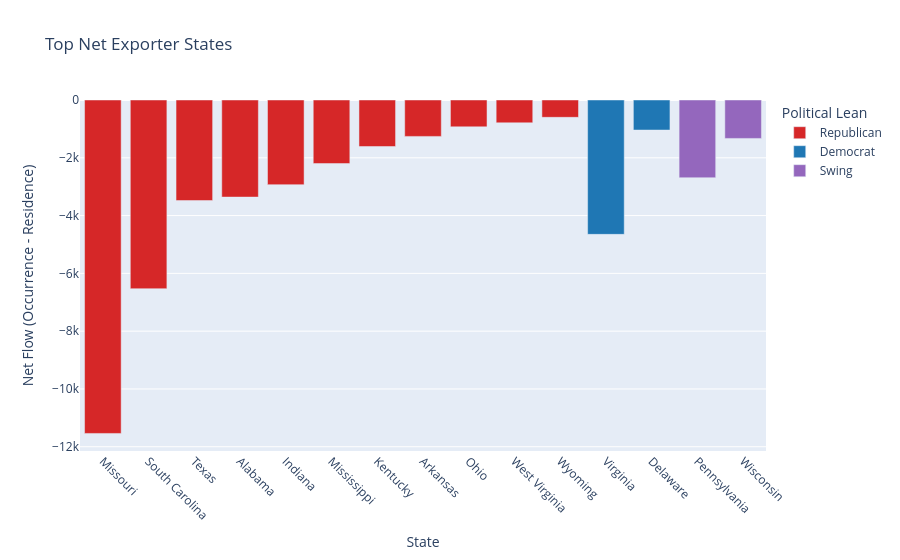

The notebook cell saved with this chart:
### Code cell
exporters = df.sort_values("net_flow").head(15)

fig = px.bar(
    exporters,
    x="U.S. State",
    y="net_flow",
    color="political_lean",
    color_discrete_map=color_map,
    title="Top Net Exporter States",
    labels={
        "U.S. State": "State",
        "net_flow": "Net Flow (Occurrence - Residence)",
        "political_lean": "Political Lean"
    }
)

fig.update_layout(xaxis=dict(tickangle=45))
fig.show()

### Figure 1 — Plotly figure (JSON) as saved in the notebook; plotly's stock layout.template omitted (floating-point values rounded to 4 significant figures)
{"data": [{"hovertemplate": "Political Lean=Republican<br>State=%{x}<br>Net Flow (Occurrence - Residence)=%{y}<extra></extra>", "legendgroup": "Republican", "marker": {"color": "#d62728", "pattern": {"shape": ""}}, "name": "Republican", "orientation": "v", "showlegend": true, "textposition": "auto", "type": "bar", "x": ["Missouri", "South Carolina", "Texas", "Alabama", "Indiana", "Mississippi", "Kentucky", "Arkansas", "Ohio", "West Virginia", "Wyoming"], "xaxis": "x", "y": [-11540, -6530, -3480, -3360, -2930, -2200, -1610, -1260, -930, -790, -600], "yaxis": "y"}, {"hovertemplate": "Political Lean=Democrat<br>State=%{x}<br>Net Flow (Occurrence - Residence)=%{y}<extra></extra>", "legendgroup": "Democrat", "marker": {"color": "#1f77b4", "pattern": {"shape": ""}}, "name": "Democrat", "orientation": "v", "showlegend": true, "textposition": "auto", "type": "bar", "x": ["Virginia", "Delaware"], "xaxis": "x", "y": [-4650, -1040], "yaxis": "y"}, {"hovertemplate": "Political Lean=Swing<br>State=%{x}<br>Net Flow (Occurrence - Residence)=%{y}<extra></extra>", "legendgroup": "Swing", "marker": {"color": "#9467bd", "pattern": {"shape": ""}}, "name": "Swing", "orientation": "v", "showlegend": true, "textposition": "auto", "type": "bar", "x": ["Pennsylvania", "Wisconsin"], "xaxis": "x", "y": [-2690, -1330], "yaxis": "y"}], "layout": {"barmode": "relative", "legend": {"title": {"text": "Political Lean"}, "tracegroupgap": 0}, "title": {"text": "Top Net Exporter States"}, "xaxis": {"anchor": "y", "domain": [0, 1], "tickangle": 45, "title": {"text": "State"}}, "yaxis": {"anchor": "x", "domain": [0, 1], "title": {"text": "Net Flow (Occurrence - Residence)"}}}}
